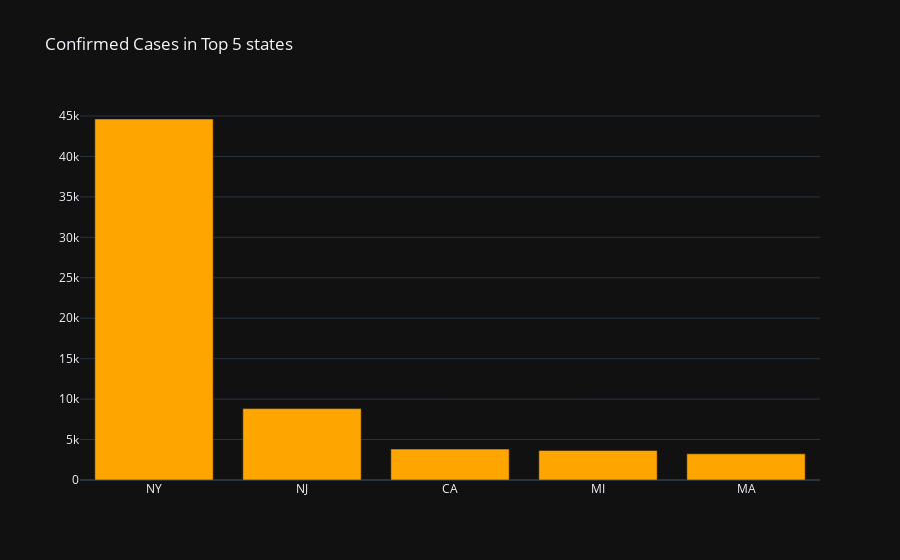

The cell this chart's notebook holds for it:
### Code cell
# the highest states in US:
positive = states_daily.groupby(["state"])['positiveIncrease'].sum().reset_index().sort_values(by='positiveIncrease', ascending=False).head(5)
fig = go.Figure(data=[go.Bar(name="positiveIncrease", x=positive["state"], y=positive["positiveIncrease"],marker_color ="orange"),])
fig.update_layout(barmode="group", title_text="Confirmed Cases in Top 5 states")
fig.layout.template="plotly_dark"
fig.show()

### Figure 1 — Plotly figure (JSON) as saved in the notebook; plotly's stock layout.template omitted (floating-point values rounded to 4 significant figures)
{"data": [{"marker": {"color": "orange"}, "name": "positiveIncrease", "type": "bar", "x": ["NY", "NJ", "CA", "MI", "MA"], "y": [44629, 8824, 3826, 3657, 3238]}], "layout": {"barmode": "group", "title": {"text": "Confirmed Cases in Top 5 states"}}}
